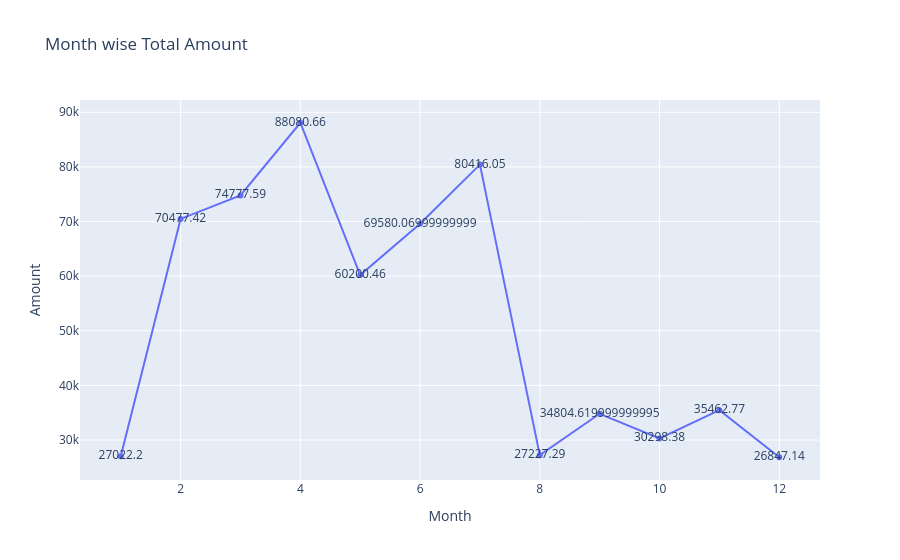

The notebook cell saved with this chart:
### Code cell
fig = px.line(data_frame=q5, x='Month', y='Amount', title='Month wise Total Amount',
              text='Amount')
fig.show()

### Figure 1 — Plotly figure (JSON) as saved in the notebook; plotly's stock layout.template omitted (floating-point values rounded to 4 significant figures)
{"data": [{"hovertemplate": "Month=%{x}<br>Amount=%{text}<extra></extra>", "legendgroup": "", "line": {"color": "#636efa", "dash": "solid"}, "marker": {"symbol": "circle"}, "mode": "lines+markers+text", "name": "", "orientation": "v", "showlegend": false, "text": [27020.0, 70480.0, 74780.0, 88080.0, 60200.0, 69580.0, 80420.0, 27230.0, 34800.0, 30300.0, 35460.0, 26850.0], "type": "scatter", "x": [1, 2, 3, 4, 5, 6, 7, 8, 9, 10, 11, 12], "xaxis": "x", "y": [27020.0, 70480.0, 74780.0, 88080.0, 60200.0, 69580.0, 80420.0, 27230.0, 34800.0, 30300.0, 35460.0, 26850.0], "yaxis": "y"}], "layout": {"legend": {"tracegroupgap": 0}, "title": {"text": "Month wise Total Amount"}, "xaxis": {"anchor": "y", "domain": [0, 1], "title": {"text": "Month"}}, "yaxis": {"anchor": "x", "domain": [0, 1], "title": {"text": "Amount"}}}}
